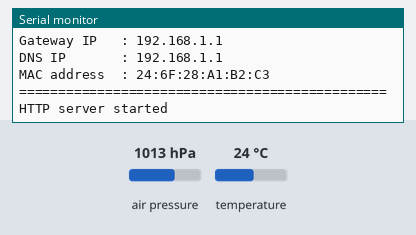
The sketch below on a simulated ESP8266 (NodeMCU). On the bench: the last lines printed to the serial monitor. The test bench sets the inputs (shaded band); at power-on: air pressure 1013 hPa, temperature 24 °C. WiFi joins after 1.5 s; servers stay silent unless stated.

Above: at 2.7 s.
2.8 s: air pressure set to 952 hPa
At 5.9 s:
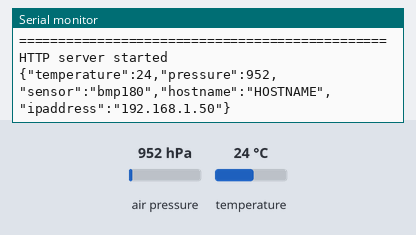
11.5 s: temperature set to 12 °C
At 12.2 s:
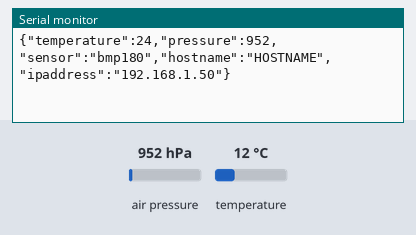
13.0 s: air pressure set to 975 hPa
At 15.9 s:
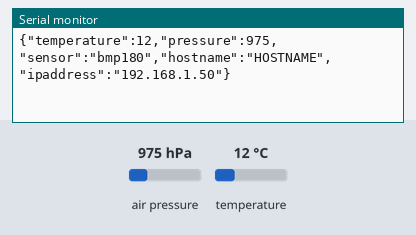

The sketch:

web_bmp180.ino
```cpp
//----------------------------------------------------------------------------
// ライブラリのインストールとコンパイルコマンド
//----------------------------------------------------------------------------
// arduino-cli lib install "Adafruit BMP085 Unified"
// arduino-cli lib install "Adafruit Unified Sensor"
// arduino-cli lib install "ArduinoJson"
// bash upload_esp01_web.sh web_bmp180/web_bmp180.ino wifissid wifipasswd hostname

//----------------------------------------------------------------------------
// ライブラリのインクルード
//----------------------------------------------------------------------------
#include <Wire.h>
#include <Adafruit_Sensor.h>
#include <Adafruit_BMP085_U.h>
#include <ESP8266WiFi.h>      // ESP8266用のWi-Fiライブラリ
#include <ESP8266WebServer.h> // ESP8266用のWebサーバーライブラリ
#include <ESP8266mDNS.h>      // ESP8266用のmDNSライブラリ
#include <ArduinoJson.h>      // ArduinoJsonライブラリをインクルード

//----------------------------------------------------------------------------
// 定数と変数の定義
//----------------------------------------------------------------------------

// WiFi SSIDとパスワード、ホスト名を指定
const char* ssid     = "WIFISSID"  ; // 自分のWi-Fi SSIDに置き換える
const char* password = "WIFIPASSWD"; // 自分のWi-Fiパスワードに置き換える
const char* hostname = "HOSTNAME"  ; // ESP-01のホスト名

// I2Cのピン設定
#define I2C_SCL 0  // GPIO0 (D3ピン)
#define I2C_SDA 2  // GPIO2 (D4ピン)

// BMP180オブジェクトの作成
Adafruit_BMP085_Unified bmp = Adafruit_BMP085_Unified(10085);

// Webサーバーのポート番号
ESP8266WebServer server(80);

// タイマーの変数
unsigned long previousMillis = 0; // 前回のシリアル出力時刻
const long interval = 5000;       // 5秒間隔

//----------------------------------------------------------------------------
// 初期設定
//----------------------------------------------------------------------------
void setup() {

  // シリアル通信を115200ボーで開始(picocom -b 115200 /dev/ttyUSB0)
  Serial.begin(115200);

  // I2Cピンの設定
  Wire.begin(I2C_SDA, I2C_SCL);

  // BMP180センサーの初期化
  if (!bmp.begin()) {
    Serial.println("BMP180センサーが見つかりません。接続を確認してください。");
    while (1);
  }

  connectToWiFi();   // WiFi接続
  setupWebServer();  // Webサーバーの設定
}

//----------------------------------------------------------------------------
// メインループ
//----------------------------------------------------------------------------
void loop() {

  server.handleClient(); // クライアントからのリクエストを処理
  outputSensorData();    // 5秒ごとにセンサーデータをシリアル出力
  MDNS.update();         // mDNSサービスの更新
}

//----------------------------------------------------------------------------
// WiFi接続関数
//----------------------------------------------------------------------------
void connectToWiFi() {

  WiFi.hostname(hostname);
  WiFi.begin(ssid, password);

  // WiFi接続が完了するまで待機
  while (WiFi.status() != WL_CONNECTED) {
    delay(500);
    Serial.print(".");
  }

  // mDNSサービスの開始
  Serial.println("");
  if (MDNS.begin(hostname)) {
    Serial.println("mDNS responder started");
  } else {
    Serial.println("Error setting up mDNS responder!");
  }

  Serial.print("Connected to ");
  Serial.println(ssid);
  Serial.println("===============================================");
  Serial.println("              Network Details                  ");
  Serial.println("===============================================");
  Serial.print("WebServer    : http://");
  Serial.println(WiFi.localIP());
  Serial.print("Hostname     : http://");
  Serial.print(hostname);
  Serial.println(".local");
  Serial.print("IP address   : ");
  Serial.println(WiFi.localIP());
  Serial.print("Subnet Mask  : ");
  Serial.println(WiFi.subnetMask());
  Serial.print("Gateway IP   : ");
  Serial.println(WiFi.gatewayIP());
  Serial.print("DNS IP       : ");
  Serial.println(WiFi.dnsIP());
  Serial.print("MAC address  : ");
  Serial.println(WiFi.macAddress());
  Serial.println("===============================================");
}

//----------------------------------------------------------------------------
// Webサーバー設定
//----------------------------------------------------------------------------
void setupWebServer() {

  // ルートURLへのハンドラを設定
  server.on("/", handleRoot);
  server.begin();
  Serial.println("HTTP server started");
}

//----------------------------------------------------------------------------
// ルートパス処理関数
//----------------------------------------------------------------------------
void handleRoot() {

  // センサーのデータをJSON形式で取得
  String jsonResponse = getSensorDataJson();

  // レスポンスをクライアントに送信
  server.send(200, "application/json", jsonResponse);
  Serial.println(jsonResponse);
}

//----------------------------------------------------------------------------
// センサーのデータをJSON形式で取得する関数
//----------------------------------------------------------------------------
String getSensorDataJson() {

  // 温度、気圧の値を取得
  sensors_event_t event;
  bmp.getEvent(&event);

  float temperature;
  bmp.getTemperature(&temperature);

  // JSON形式のレスポンスを作成
  StaticJsonDocument<200> jsonDoc;         // JSONドキュメントを作成
  jsonDoc["temperature"] = temperature;    // 温度を設定
  jsonDoc["pressure"]    = event.pressure; // 気圧を設定
  jsonDoc["sensor"]      = "bmp180";       // センサー名
  jsonDoc["hostname"]    = hostname;       // ホスト名
  jsonDoc["ipaddress"]   = WiFi.localIP().toString(); // IPアドレス

  // JSON形式の文字列を返す
  String jsonResponse;
  serializeJson(jsonDoc, jsonResponse); // JSONドキュメントを文字列にシリアル化

  return jsonResponse;
}

//----------------------------------------------------------------------------
// センサーのデータをシリアル出力する関数
//----------------------------------------------------------------------------
void outputSensorData() {

  unsigned long currentMillis = millis();

  if (currentMillis - previousMillis >= interval) {

    previousMillis = currentMillis; // 現在の時刻を保存

    // センサーのデータをJSON形式で取得しシリアル出力
    String json = getSensorDataJson();
    Serial.println(json);
  }
}
```

Measured:
- after the input at 2.8 s, the serial monitor: prints a new line after 2.2 s (image 1)
- after the input at 13.0 s, the serial monitor: prints a new line after 2.0 s (image 3)
